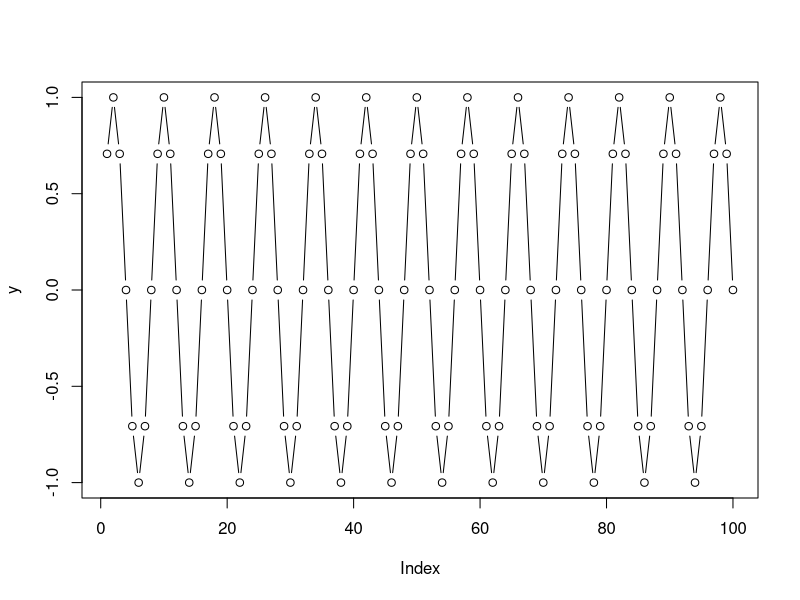
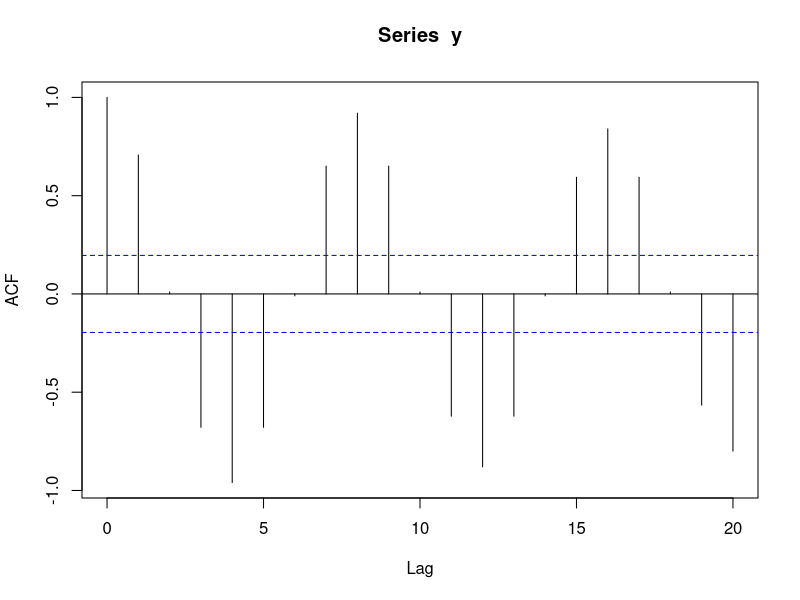
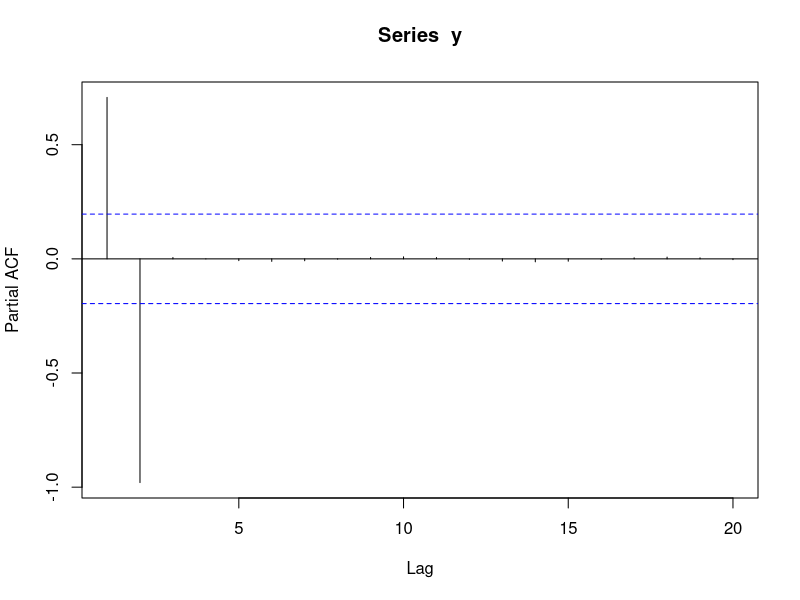
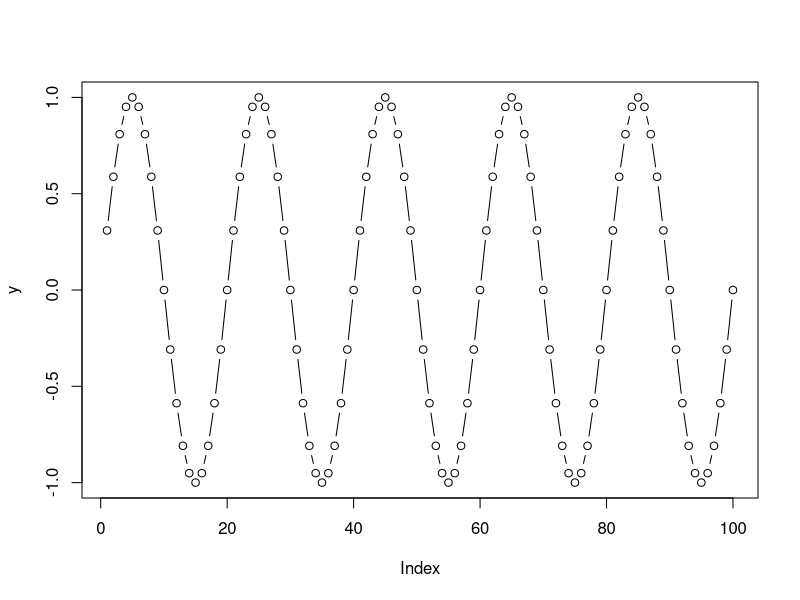
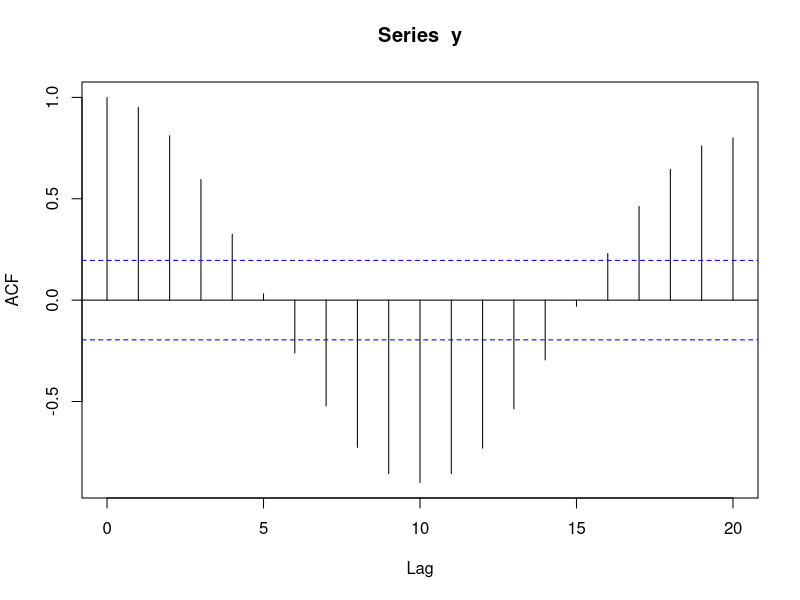
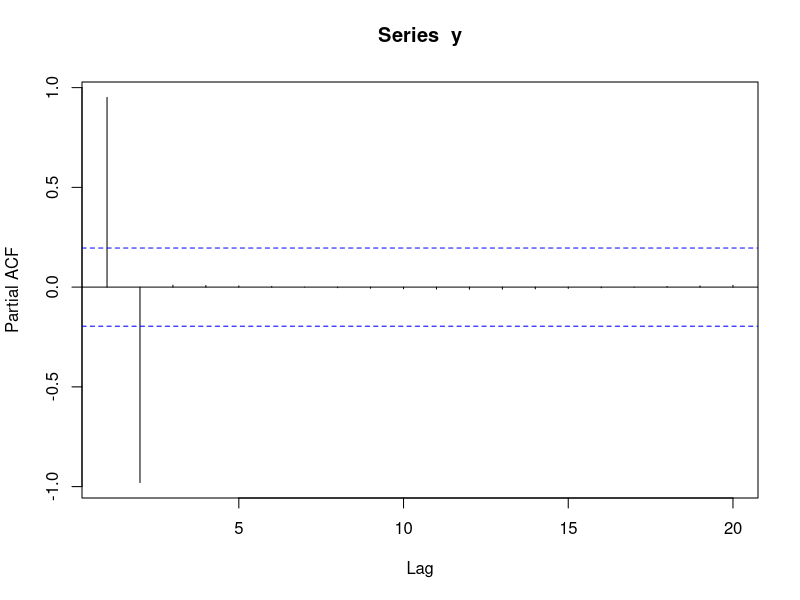
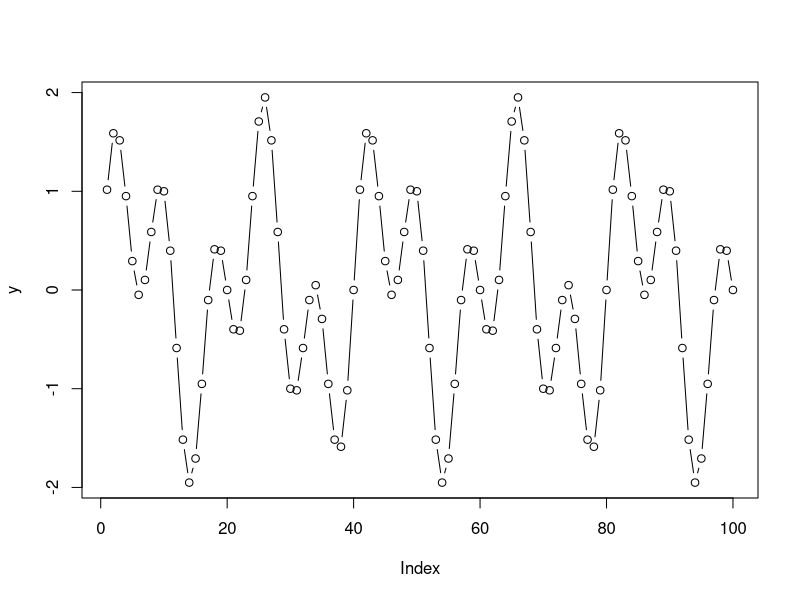
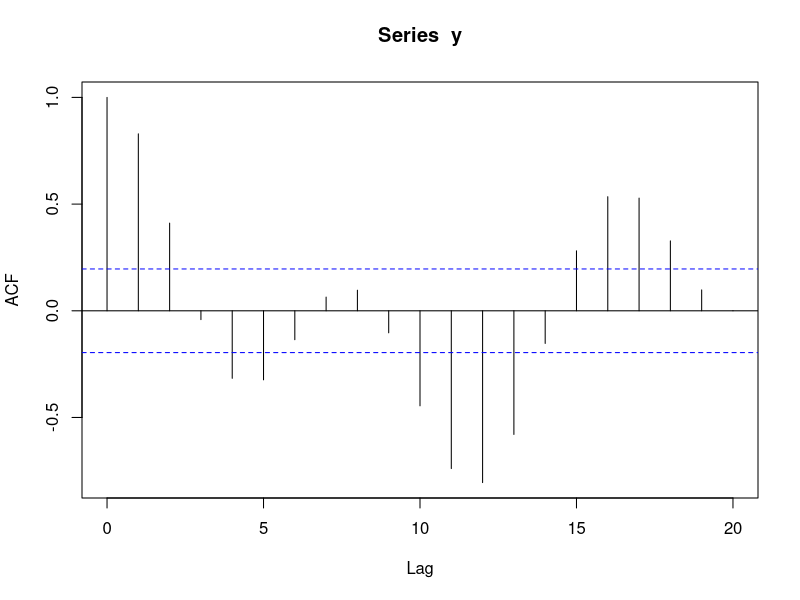

Write R code to recreate these figures, in order.
## R korzysta z radianów do określania częstotliwości 

x = 1:100

## Szereg bez szumów
y = sin(x * pi / 4) 
plot(y, type = 'b')
acf(y)
pacf(y)

y = sin(x * pi / 10)
plot(y, type = 'b')
acf(y)
pacf(y)

y = sin(x * pi / 4) + sin(x * pi / 10)
plot(y, type = 'b')
acf(y)
pacf(y)

par(mfrow = c(3, 3))
## Szereg odrobinę zaszumiony
noise1 = rnorm(100, sd = 0.05)
noise2 = rnorm(100, sd = 0.05)
par(mfrow = c(3, 3))
y = sin(x * pi / 4) + noise1
plot(y, type = 'b')
acf(y)
pacf(y)

y = sin(x * pi / 10) + noise2
plot(y, type = 'b')
acf(y)
pacf(y)

y = sin(x * pi / 4) + sin(x * pi / 10) + noise1 + noise2
plot(y, type = 'b')
acf(y)
pacf(y)

## Bardzo zaszumiony szereg
noise1 = rnorm(100, sd = 0.3)
noise2 = rnorm(100, sd = 0.3)
par(mfrow = c(3, 3))
y = sin(x * pi / 4) + noise1
plot(y, type = 'b')
acf(y)
pacf(y)

y = sin(x * pi / 10) + noise2
plot(y, type = 'b')
acf(y)
pacf(y)

y = sin(x * pi / 4) + sin(x * pi / 10) + noise1 + noise2
plot(y, type = 'b')
acf(y)
pacf(y)


